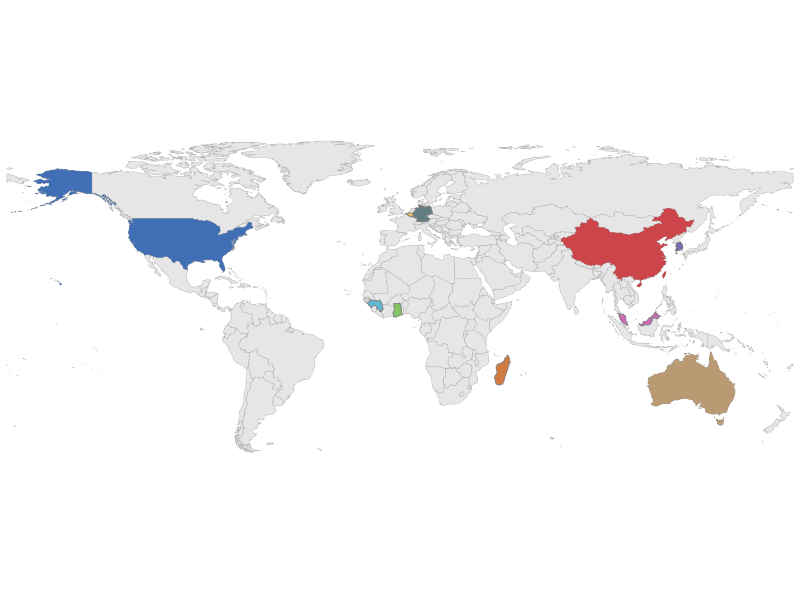
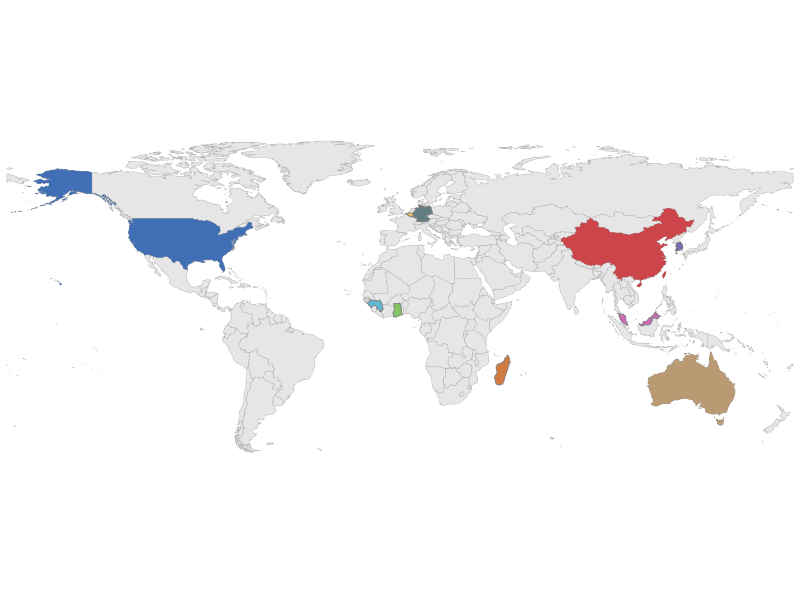
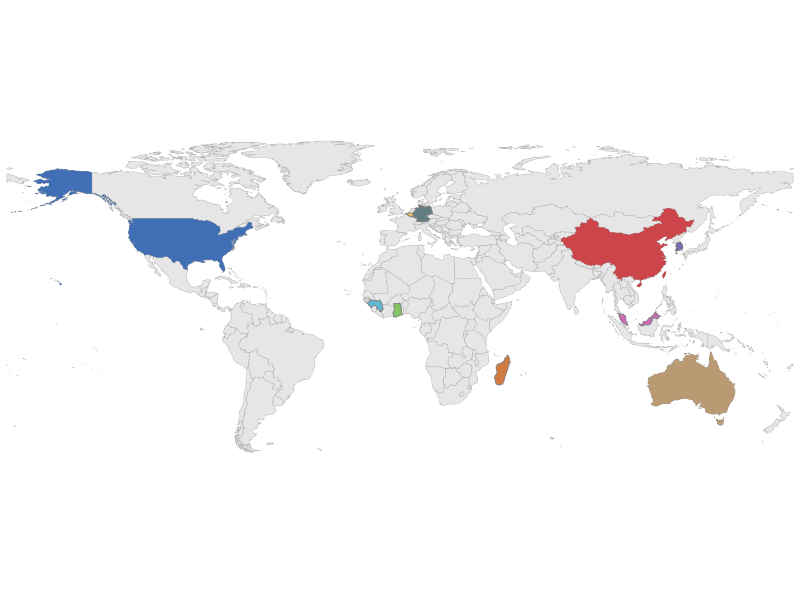

Generate these figures, in order, with R:
# ============================================================
# Parahenipavirus World Distribution Map
# Slightly enhanced saturation
# ============================================================
library(ggplot2)
library(sf)
library(dplyr)
library(rnaturalearth)
library(rnaturalearthdata)
# ------------------------------------------------------------
# 1. Load world map
# ------------------------------------------------------------
world <- ne_countries(
  scale = "medium",
  returnclass = "sf"
)
# ------------------------------------------------------------
# 2. Define country colors
# ------------------------------------------------------------
country_colors <- c(
  "MDG" = "#D07B42",  # Madagascar - orange
  "USA" = "#416FB5",  # USA - blue
  "AUS" = "#B99A72",  # Australia - warm taupe
  "KOR" = "#7D68B8",  # Republic of Korea - purple
  "CHN" = "#CC454A",  # China - red
"BEL" = "#F2C94C",  # Belgium - bright muted yellow
  "GHA" = "#83C363",  # Ghana - green
  "DEU" = "#627D82",  # Germany - slate blue-gray
  "GIN" = "#5EB8D6",  # Guinea - light blue
  "MYS" = "#CF6AB7",  # Malaysia - pink
  "TWN" = "#CC454A"   # Taiwan - same red as China
)
# ------------------------------------------------------------
# 3. Assign colors
# ------------------------------------------------------------
world$map_color <- country_colors[world$adm0_a3]
# All other countries
world$map_color[is.na(world$map_color)] <- "#E6E6E6"
# ------------------------------------------------------------
# 4. Countries with emphasized outlines
# ------------------------------------------------------------
outline_codes <- c(
  "MDG",
  "BEL",
  "GHA",
  "GIN",
  "DEU",
  "KOR",
  "MYS"
)
outline_countries <- world %>%
  filter(adm0_a3 %in% outline_codes)
# ------------------------------------------------------------
# 5. Draw map
# ------------------------------------------------------------
p <- ggplot() +
  # Base world map
  geom_sf(
    data = world,
    aes(fill = map_color),
    color = "#A6A6A6",
    linewidth = 0.12
  ) +
  # Stronger outlines for selected countries
  geom_sf(
    data = outline_countries,
    fill = NA,
    color = "#777777",
    linewidth = 0.22
  ) +
  scale_fill_identity() +
  coord_sf(
    xlim = c(-180, 180),
    ylim = c(-60, 85),
    expand = FALSE
  ) +
  theme_void() +
  theme(
    plot.background = element_rect(
      fill = "white",
      color = NA
    ),
    panel.background = element_rect(
      fill = "white",
      color = NA
    ),
    plot.margin = margin(5, 5, 5, 5)
  )
# ------------------------------------------------------------
# 6. Display
# ------------------------------------------------------------
p
# ------------------------------------------------------------
# 7. Export PNG
# ------------------------------------------------------------
ggsave(
  filename = "Parahenipavirus_world_map_saturated.png",
  plot = p,
  width = 12,
  height = 6,
  units = "in",
  dpi = 600,
  bg = "white"
)
# ------------------------------------------------------------
# 8. Export PDF
# ------------------------------------------------------------
ggsave(
  filename = "Parahenipavirus_world_map_saturated.pdf",
  plot = p,
  width = 12,
  height = 6,
  units = "in",
  bg = "white"
)
